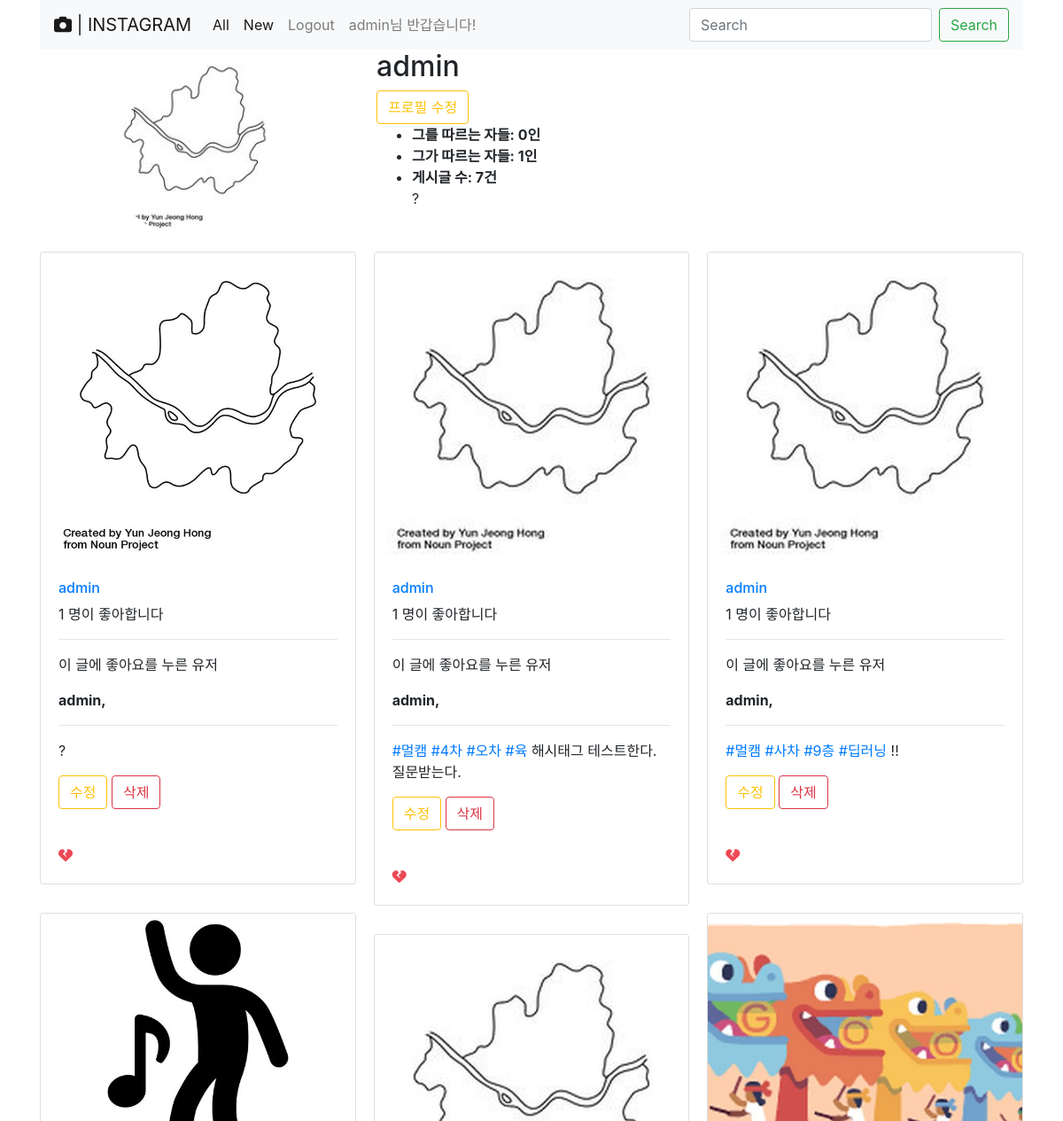
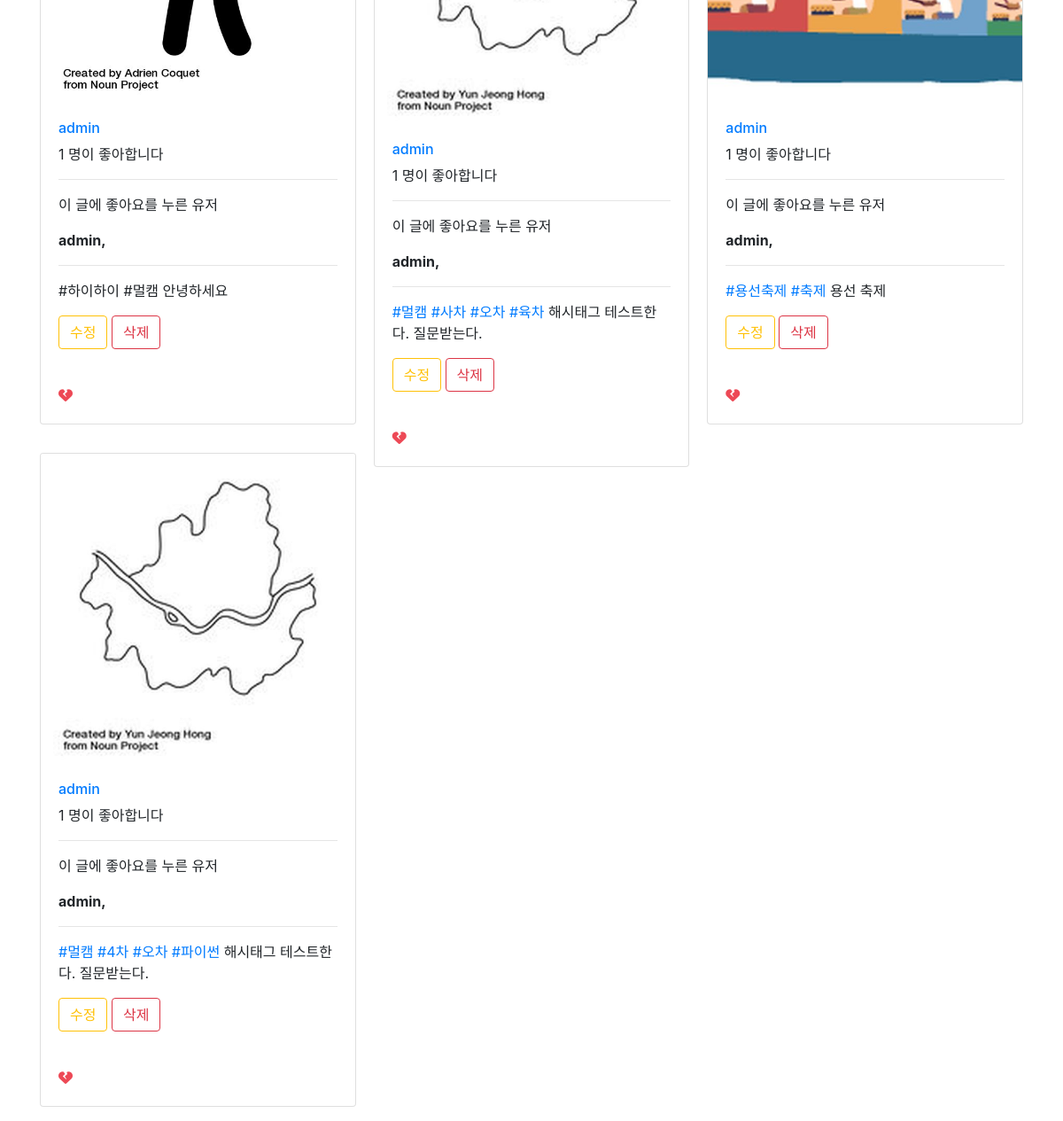
/accounts/1/ (signed in), run on the app's committed database (2 pictures, top to bottom).
### accounts/models.py (models this page shows)
class User(AbstractUser):
    follow = models.ManyToManyField(settings.AUTH_USER_MODEL, related_name='follower')
    introduce = models.TextField(blank=True)
    image = ProcessedImageField(upload_to='accounts/images',  # 올리는 위치 설정
                                processors=[ResizeToFill(200, 200)],
                                format='JPEG',
                                options={'quality': 80},
                                blank=True)

### posts/models.py (models this page shows, shortened)
class Post(models.Model):
    like_users = models.ManyToManyField(settings.AUTH_USER_MODEL, related_name="like_posts")  # 게시물을 좋아하는 사람들, M:N 관계
    hash_tags = models.ManyToManyField(HashTag, blank=True, related_name='post_tagged')  # 해시태그
    user = models.ForeignKey(settings.AUTH_USER_MODEL, on_delete=models.CASCADE)
    content = models.TextField()
    image = ProcessedImageField(upload_to='posts/images',  # 올리는 위치 설정
                                processors=[ResizeToFill(600, 600)],
                                format='JPEG',
                                options={'quality': 80},
                                blank=True)

class HashTag(models.Model):
    content = models.CharField(max_length=50, unique=True)

### accounts/views.py (the view)
# urls.py: path('<int:user_id>/', views.user_page, name='user_page'),  # user_page
@login_required
def user_page(request, user_id):
    user_selected = User.objects.get(id=user_id)
    context = {
        'user_selected': user_selected
    }
    return render(request, 'accounts/user_page.html', context)

### posts/templatetags/posts_templatetag.py (called while the page is built)
@register.filter
def hash_tag_link(post):
    content = post.content
    hash_tags = post.hash_tags.all()
    for hash_tag in hash_tags:
        content = content.replace(
            f'{hash_tag.content}',
            f'<a href="/posts/hash_tags/{hash_tag.id}">{hash_tag.content}</a>'
        )
    return content

### accounts/templates/accounts/user_page.html (shortened to what this page needs)
{% extends 'posts/base.html' %}
{% block body %}
<div class="row">
    <div class="col-4 d-flex justify-content-center">
        {% if user_selected.image %}
        <img src="{{user_selected.image.url}}" alt="profile image" class="rounded-circle">
        {% else %}
        <img src="https://picsum.photos/id/{{user_selected.id}}/200/" alt="profile image" class="rounded-circle">
        {% endif %}
    </div>
    <div class="col-8">
        <h2>{{user_selected.username}}</h2>
        {% if user != user_selected %}
        <a href="{% url 'accounts:follow' user_selected.id %}">
            {% if user in user_selected.follower.all %}
            <button type="button" class="btn btn-outline-danger">팔로우 취소 <i class="far fa-thumbs-down"></i></button>
            {% else %}
            <button type="button" class="btn btn-outline-danger">팔로우 <i class="far fa-thumbs-up"></i></button>
            {% endif %}
        </a>
        {% else %}
        <a href="{% url 'accounts:update' user.id %}" class="btn btn-outline-warning">프로필 수정</a>
        {% endif %}
        <div class="d-flex flex-direction-row">
            <ul>
                <li><strong>그를 따르는 자들: {{user_selected.follower.count }}인</strong></li>
                <li><strong>그가 따르는 자들: {{user_selected.follow.count}}인</strong></li>
                <li><strong>게시글 수: {{user_selected.post_set.count}}건</strong></li>
                <p>{{user_selected.introduce}}</p>
            </ul>
        </div>
    </div>
</div>
<div class="card-columns">
    {% for post in user_selected.post_set.all %}
    {% include 'posts/_post.html' %}
    {% endfor %}
</div>
{% endblock %}

### posts/templates/posts/base.html (shortened to what this page needs)
<!DOCTYPE html>
<html lang="en">
<head>
    <link rel="stylesheet" href="https://stackpath.bootstrapcdn.com/bootstrap/4.3.1/css/bootstrap.min.css"
>
</head>
<body>
<div class="container">
    <nav class="navbar navbar-expand-lg navbar-light bg-light">
        <a class="navbar-brand" href="{% url 'posts:index' %}"><i class="fas fa-camera"></i> | INSTAGRAM</a>
        <div class="collapse navbar-collapse" id="navbarNavAltMarkup">
            <div class="navbar-nav">
                <a class="nav-item nav-link active" href="{% url 'posts:all' %}">All</a>
                <a class="nav-item nav-link active" href="{% url 'posts:create' %}">New</a>
                {% if user.is_authenticated %}
                <a class="nav-item nav-link" href="{% url 'accounts:logout' %}">Logout</a>
                <a class="nav-item nav-link" href="{% url 'accounts:user_page' user.id %}">{{user}}님 반갑습니다!</a>
                {% else %}
                <a class="nav-item nav-link" href="{% url 'accounts:signup' %}">Signup</a>
                <a class="nav-item nav-link" href="{% url 'accounts:login' %}">Login</a>
                {% endif %}
            </div>
        </div>
        <form class="form-inline" action="#">
            <input class="form-control mr-sm-2" type="search" placeholder="Search" aria-label="Search">
            <button class="btn btn-outline-success my-2 my-sm-0" type="submit">Search</button>
        </form>
    </nav>
</div>
<div class="container">
    {% block body %}
    {% endblock %}
</div>
</body>
</html>

### posts/templates/posts/_post.html (shortened to what this page needs)
{% load bootstrap4 %}
{% load posts_templatetag %}
{% if request.resolver_match.url_name == 'index' %}
<div class="card my-3">
    {% else %}
    <div class="card my-3">
        {% endif %}
        {% if post.image %}
        <img src="{{ post.image.url }}" class="card-img-top" alt="...">
        {% else %}
        <img src="https://picsum.photos/id/{{ post.id }}/400/250/." class="card-img-top" alt="...">
        {% endif %}
        <div class="card-body">
            <h6 class="card-subtitle mb-2 text-muted"><a href="{% url 'accounts:user_page' post.user.id %}">{{post.user}}</a>
            </h6>
            <p><span id="like-counts-{{post.id}}">{{post.like_users.count}}</span> 명이 좋아합니다</p>
            <hr>
            <p>이 글에 좋아요를 누른 유저</p>
            <p>
                {% for user in post.like_users.all %}
                <strong>{{user}},</strong>
                {% endfor %}
            </p>
            <hr>
            <p class="card-text">{{post|hash_tag_link|safe}}</p>
            {% if post.user == user %}
            <a href="{% url 'posts:update' post.id %}">
                <button type="button" class="btn btn-outline-warning">수정</button>
            </a>
            <a href="{% url 'posts:delete' post.id %}">
                <button type="button" class="btn btn-outline-danger">삭제</button>
            </a>
            {% endif %}
        </div>
        <div class="card-body">
            {% if user in post.like_users.all %}
            <i style="color:#ed4956" data-id="{{post.id}}" class="fas fa-heart-broken"></i>
            {% else %}
            <i style="color:#ed4956" data-id="{{post.id}}" class="fas fa-heart"></i>
            {% endif %}
        </div>
    </div>

### data on the page
User: username "admin", image (picture), follower.count "0", follow.count "1", post_set.count "7", introduce "?"
Post: image (picture), user "admin", like_users.count "1", content+id "?", shows "수정"
Post: image (picture), user "admin", like_users.count "1", content+id "#하이하이 #멀캠 안녕하세요", shows "수정"
Post: image (picture), user "admin", like_users.count "1", content+id "#멀캠 #4차 #오차 #파이썬 해시태그 테스트한다. 질문받는다.", shows "수정"
Post: image (picture), user "admin", like_users.count "1", content+id "#멀캠 #4차 #오차 #육 해시태그 테스트한다. 질문받는다.", shows "수정"
Post: image (picture), user "admin", like_users.count "1", content+id "#멀캠 #사차 #오차 #육차 해시태그 테스트한다. 질문받는다.", shows "수정"
Post: image (picture), user "admin", like_users.count "1", content+id "#멀캠 #사차 #9층 #딥러닝 !!", shows "수정"
Post: image (picture), user "admin", like_users.count "1", content+id "#용선축제 #축제 용선 축제", shows "수정"
